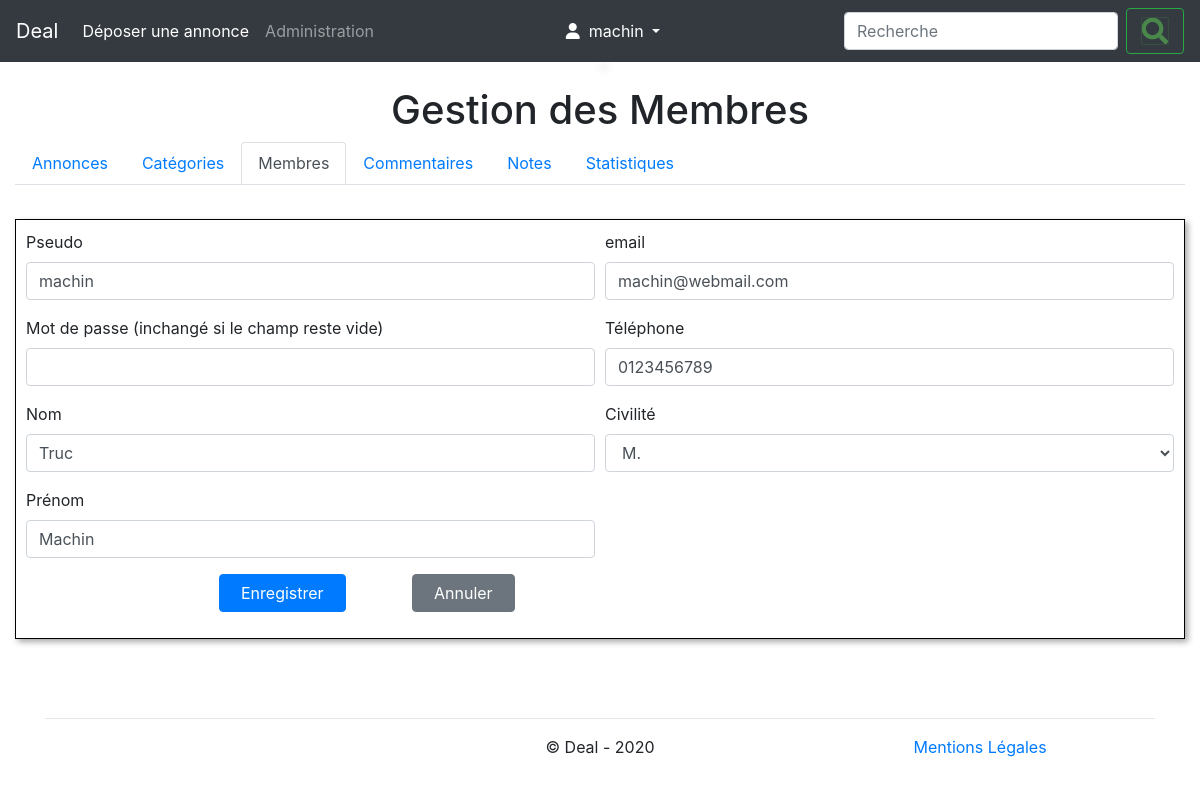
The page /admin/gestion_membres.php?modification=2 (signed in) on the database its author committed.
### tables this page shows
CREATE TABLE IF NOT EXISTS `membre` (
  `id` int(11) NOT NULL AUTO_INCREMENT,
  `pseudo` varchar(45) NOT NULL,
  `mdp` varchar(255) NOT NULL,
  `nom` varchar(45) NOT NULL,
  `prenom` varchar(45) NOT NULL,
  `telephone` varchar(45) NOT NULL,
  `email` varchar(45) NOT NULL,
  `civilite` enum('M.','Mme') NOT NULL,
  `role` enum('user','admin') NOT NULL,
  `date_enregistrement` datetime NOT NULL,
  PRIMARY KEY (`id`)
);

### admin/gestion_membres.php (the view, shortened to what this page needs)
<?php
$afficherFormulaire = false;
$resultat = executerRequete ("SELECT membre_id, COUNT(id) nb from annonce group by membre_id");
if (!empty($_POST))
	{
	$contenu = validerMembre($_POST, !empty($_POST['mdp']));
	if (empty($contenu))
		{
		$resultat = executerRequete ("SELECT * FROM membre WHERE id!=:id AND pseudo=:pseudo",array(':id'=>$_POST['id'], ':pseudo'=>$_POST['pseudo']));
		if ($resultat->rowCount() == 0)
			{
			$resultat = executerRequete ("UPDATE membre SET pseudo=:pseudo, civilite=:civilite, nom=:nom, prenom=:prenom, email=:email, telephone=:telephone, role=:role, date_enregistrement=NOW() WHERE id=:id",
			                            array (  ':id'                  => $_POST['id']
			                                  ,  ':pseudo'              => $_POST['pseudo']
			                                  ,  ':civilite'            => $_POST['civilite']
			                                  ,  ':nom'                 => $_POST['nom']
			                                  ,  ':prenom'              => $_POST['prenom']
			                                  ,  ':email'               => $_POST['email']
			                                  ,  ':telephone'           => $_POST['telephone']
			                                  ,  ':role'                => $_POST['role']
			                                  )
			                           );
			if ($resultat && !empty($_POST['mdp']))
				{
				$mdp = password_hash ($_POST['mdp'], PASSWORD_DEFAULT);
				$resultat = executerRequete ("UPDATE membre SET mdp=:mdp, date_enregistrement=NOW() WHERE id=:id", array (':id' => $_POST['id'], ':mdp' => $mdp));
				}
			}
		else
			{
			$contenu .= '<div class="alert alert-danger">Le pseudo "'.$_POST['pseudo'].'" existe déjà.</div>';
			}
		}
	if (empty($contenu) && isset($resultat))
		$contenu .= '<div class="alert alert-success">Le membre a été enregistré.</div>';
	else
		{
		$contenu .= '<div class="alert alert-danger">Erreur lors de l\'enregistrement</div>';
		$afficherFormulaire = true;
		$membreCourant = $_POST;
		}
	}
else if (isset ($_GET['modification']))
	{
	$resultat = executerRequete ("SELECT * FROM membre WHERE id = :id", array (':id' => $_GET['modification']));
	if ($resultat->rowCount() == 1)
		{
		$afficherFormulaire = true;
		$membreCourant = $resultat->fetch (PDO::FETCH_ASSOC);
		}
	}
require_once '../inc/header.php';
if ($afficherFormulaire)
	{
	extract ($membreCourant);
	?>
	<br>
	<div class="cadre-formulaire">
		<form id="formulaire" method="post" action="gestion_membres.php">
			<div class="form-row">
				<div class="form-group col-md-6">
					<label for="pseudo">Pseudo</label>
					<input type="text" name="pseudo" id="pseudo" class="form-control" value="<?php echo $pseudo ?>">
				</div>
				<div class="form-group col-md-6">
					<label for="email">email</label>
					<input type="text" name="email" id="email" class="form-control" value="<?php echo $email ?>">
				</div>
			</div>
			<div class="form-row">
				<div class="form-group col-md-6">
					<label for="mdp">Mot de passe (inchangé si le champ reste vide)</label>
					<input type="password" name="mdp" id="mdp" class="form-control">
				</div>
				<div class="form-group col-md-6">
					<label for="telephone">Téléphone</label>
					<input type="text" name="telephone" id="telephone" class="form-control" value="<?php echo $telephone ?>">
				</div>
			</div>
			<div class="form-row">
				<div class="form-group col-md-6">
					<label for="nom">Nom</label>
					<input type="text" name="nom" id="nom" class="form-control" value="<?php echo $nom ?>">
				</div>
				<div class="form-group col-md-6">
					<label for="civilite">Civilité</label>
					<select name="civilite" id="civilite" class="form-control">
						<option value="M."<?php if (isset($civilite) && $civilite=='M.') echo ' selected'; ?>>M.</option>
					</select>
				</div>
			</div>
			<div class="form-row">
				<div class="form-group col-md-6">
					<label for="prenom">Prénom</label>
					<input type="text" name="prenom" id="prenom" class="form-control" value="<?php echo $prenom ?>">
				</div>
			</div>
			<div class="form-row">
				<div class="form-group col-md-2">
				</div>
				<div class="form-group col-md-2">
					<button type="submit" class="btn btn-primary">&nbsp; Enregistrer &nbsp;</button>
				</div>
				<div class="form-group col-md">
					<a href="<?php echo RACINE_SITE.'admin/gestion_membres.php?page='.$_SESSION["pageMembre"]??0?>" class="btn btn-secondary">&nbsp; Annuler &nbsp;</a>
				</div>
			</div>
		</form>
	</div>
	<?php
	}
	?>
<?php
require_once '../inc/footer.php';

### css/style.css (style rules this page uses)
.cadre-formulaire { max-width:100vw; margin:10px auto; border:solid black 1px; padding:10px; box-shadow: 3px 3px 6px darkgrey; }

### rows shown on the page
membre: pseudo "machin", email "machin@webmail.com", telephone "0123456789", nom "Truc", civilite "M.", prenom "Machin"

### other values the page prints
$_SESSION['membre']['pseudo'] "machin"
$titre "Membres"
